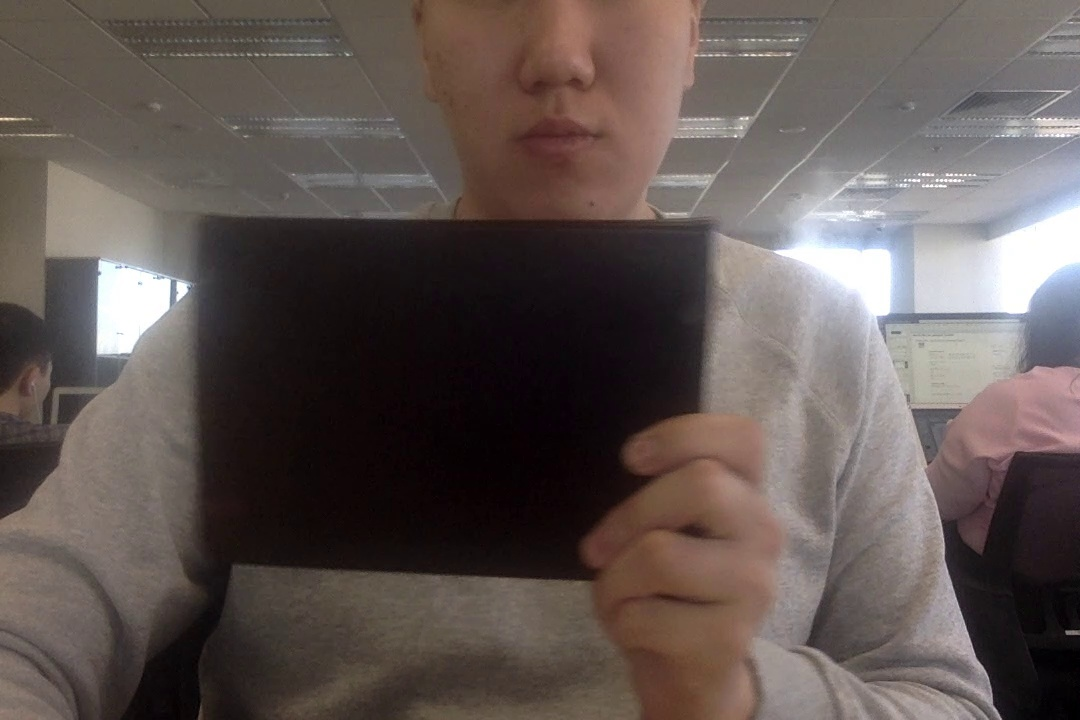
#> input picture book_89.jpg, 1080 x 720 px, found by its file name
$ python mask.py
#> lines starting #> are read from the running program, lines starting #| are printed output that depends on the picture; after the words box and inside, x2 and y2 are one past the last pixel; in counts of white or black regions, pixels touching at a corner belong together
import cv2
import numpy as np
image = cv2.imread("frames/book_89.jpg")
#> image is the input picture: shape (720, 1080, 3); mean B, G, R 82.7, 86.1, 96.8
# gray_img = cv2.cvtColor(img, cv2.COLOR_BGR2GRAY)

gray = cv2.cvtColor(src = image, code = cv2.COLOR_BGR2GRAY)
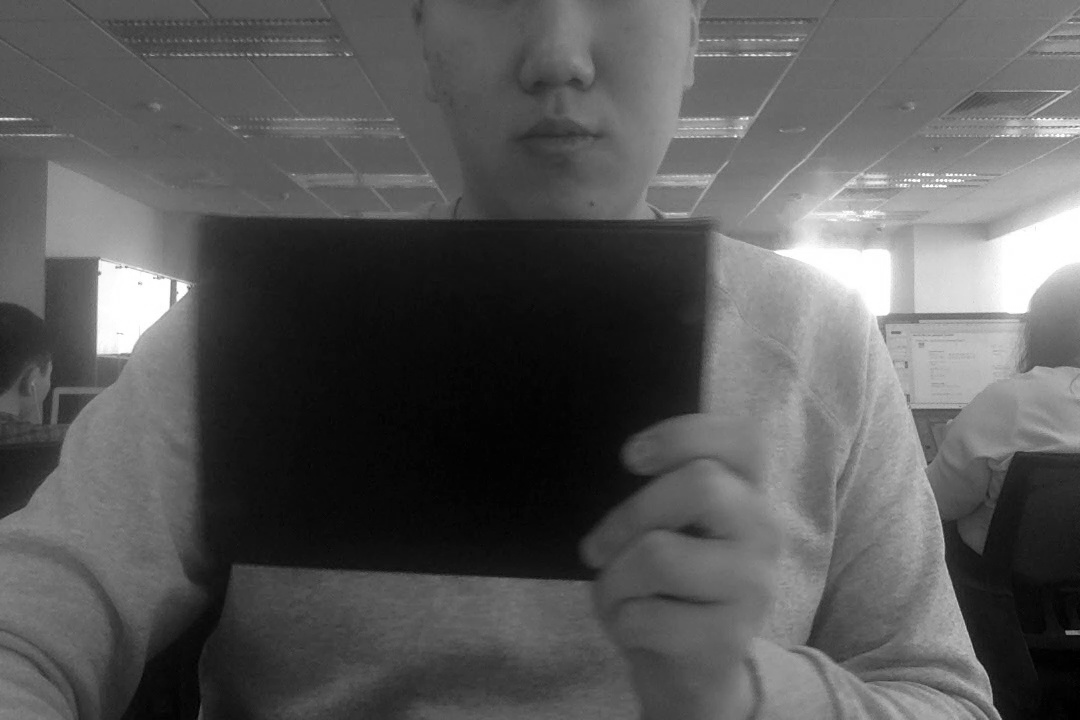
#> gray: shape (720, 1080); min 0, max 255, mean 88.9
blur = cv2.GaussianBlur(src = gray,
    ksize = (5, 5),
    sigmaX = 0)
(t, binary) = cv2.threshold(src = blur,
    thresh = 245,
    maxval = 255,
    type = cv2.THRESH_BINARY)
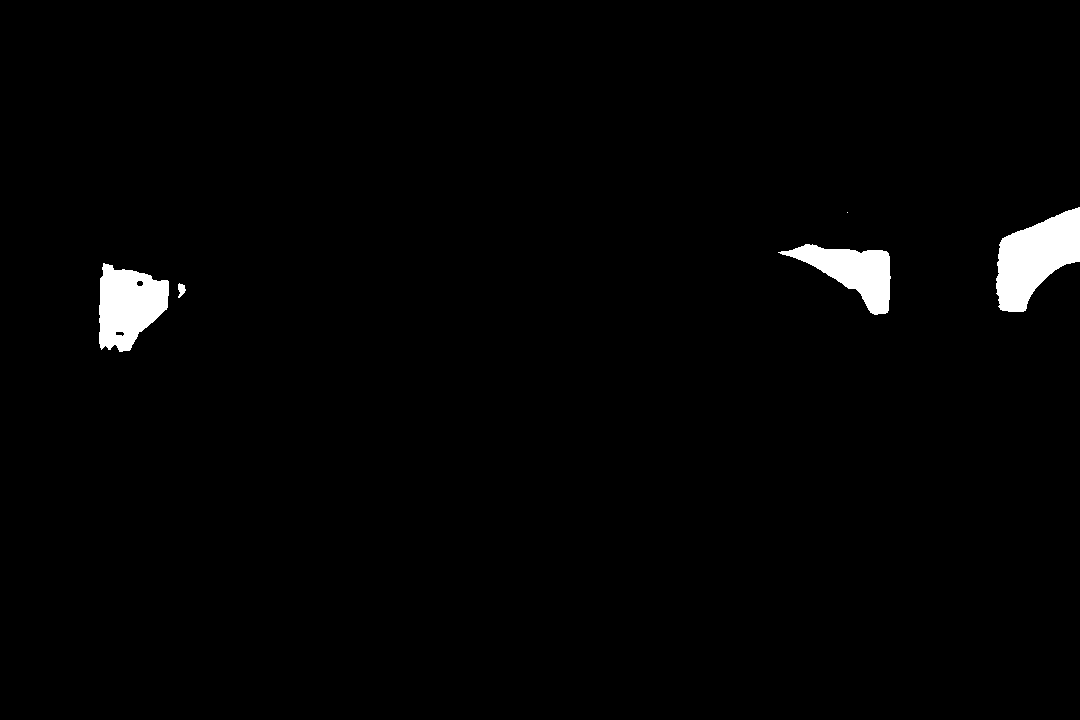
#> binary: shape (720, 1080); 1.7% white; 5 white regions (1 under 20 px)
(_, contours) = cv2.findContours(image = binary,
    mode = cv2.RETR_EXTERNAL,
    method = cv2.CHAIN_APPROX_SIMPLE)
#> contours = [[1, -1, -1, -1], [2, 0, -1, -1], [3, 1, -1, -1], [4, 2, -1, -1], [-1, 3, -1, -1]]
print("Found %d objects." % len(contours))
#| Found 1 objects.
for (i, c) in enumerate(contours):
    print("\tSize of contour %d: %d" % (i, len(c)))
#> this loop made 1 pass
#| 	Size of contour 0: 5
# [5 lines of commented-out code are left out]
(contours, hierarchy) = cv2.findContours(image = binary,
    mode = cv2.RETR_TREE,
    method = cv2.CHAIN_APPROX_SIMPLE)
#> contours = 7 contours, 1 with area under 20; largest, box (x1, y1, x2, y2) and area: (996, 207, 1080, 312) 5182, (99, 263, 169, 352) 4240, (778, 244, 891, 315) 3472, (178, 283, 186, 298) 59, (136, 280, 144, 287) 34, (115, 331, 125, 337) 34
# create all-black mask image
mask = np.zeros(shape = image.shape, dtype = "uint8")
for c in contours:
    (x, y, w, h) = cv2.boundingRect(c)

    cv2.rectangle(img = mask,
        pt1 = (x, y),
        pt2 = (x + w, y + h),
        color = (255, 255, 255),
        thickness = -1)
#> this loop made 7 passes
#> (x, y, w, h) on passes 1 to 7: (178, 283, 8, 15), (99, 263, 70, 89), (115, 331, 10, 6), (136, 280, 8, 7), (778, 244, 113, 71), (847, 212, 1, 1), (996, 207, 84, 105)
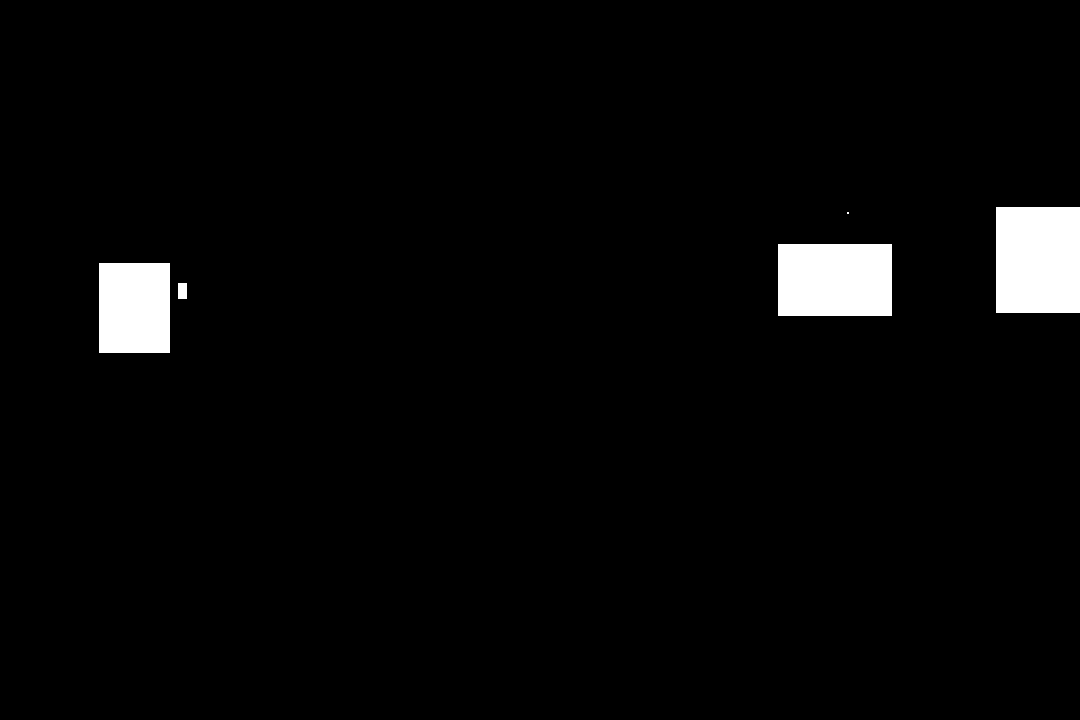
#> mask: shape (720, 1080, 3); 3% white; 5 white regions (1 under 20 px), largest, box (x1, y1, x2, y2) and area: (996, 207, 1080, 313) 8904, (778, 244, 892, 316) 8208, (99, 263, 170, 353) 6390, (178, 283, 187, 299) 144
image = cv2.bitwise_and(src1 = image, src2 = mask)

# [14 lines of commented-out code are left out]
cv2.imwrite("test_gray.png", image)
# cv2.imshow("Original Image", img)

# cv2.imshow("Image with background removed", new_img)
# cv2.waitKey(0)
